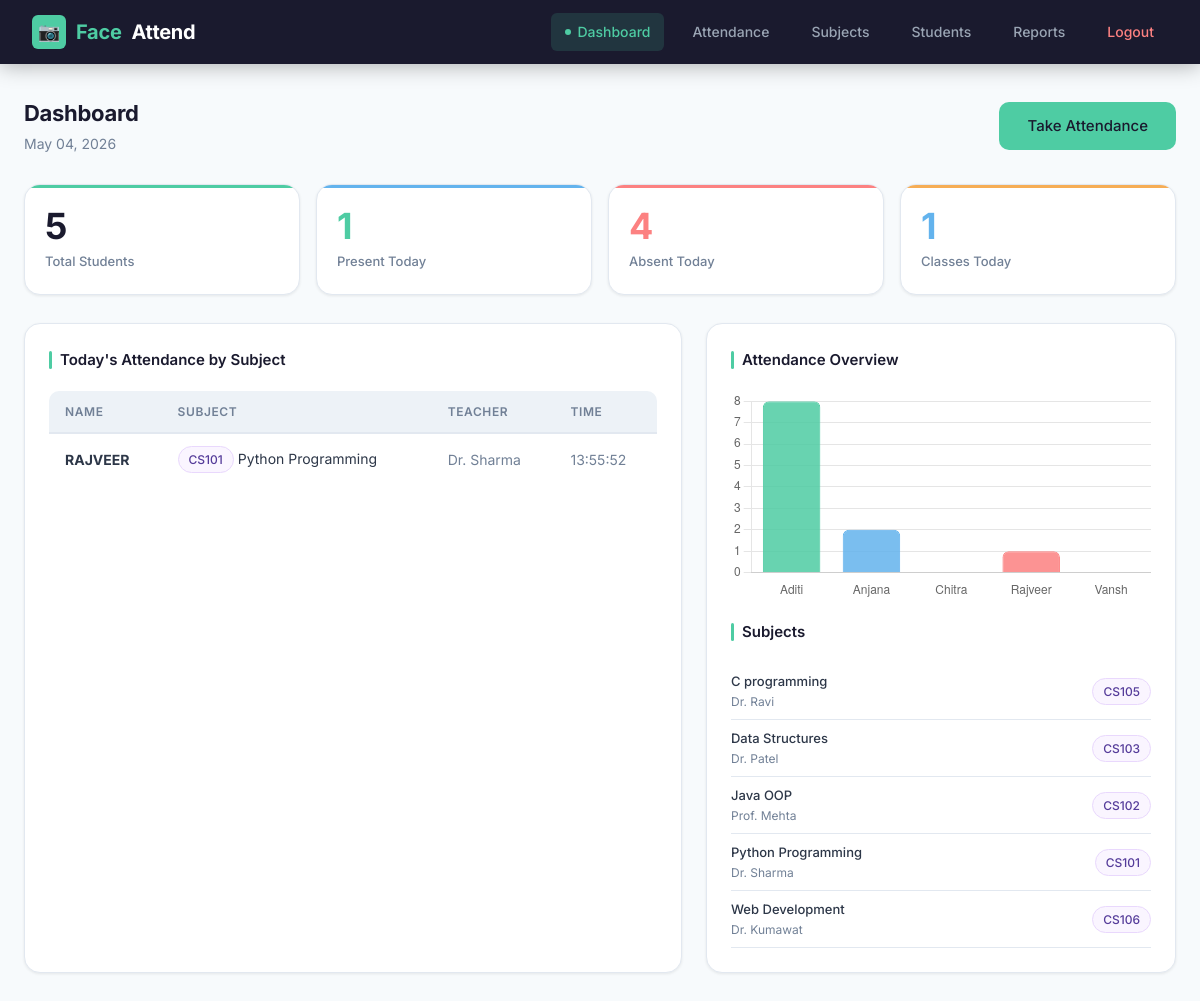
Before: /dashboard (signed in) with the older database file.
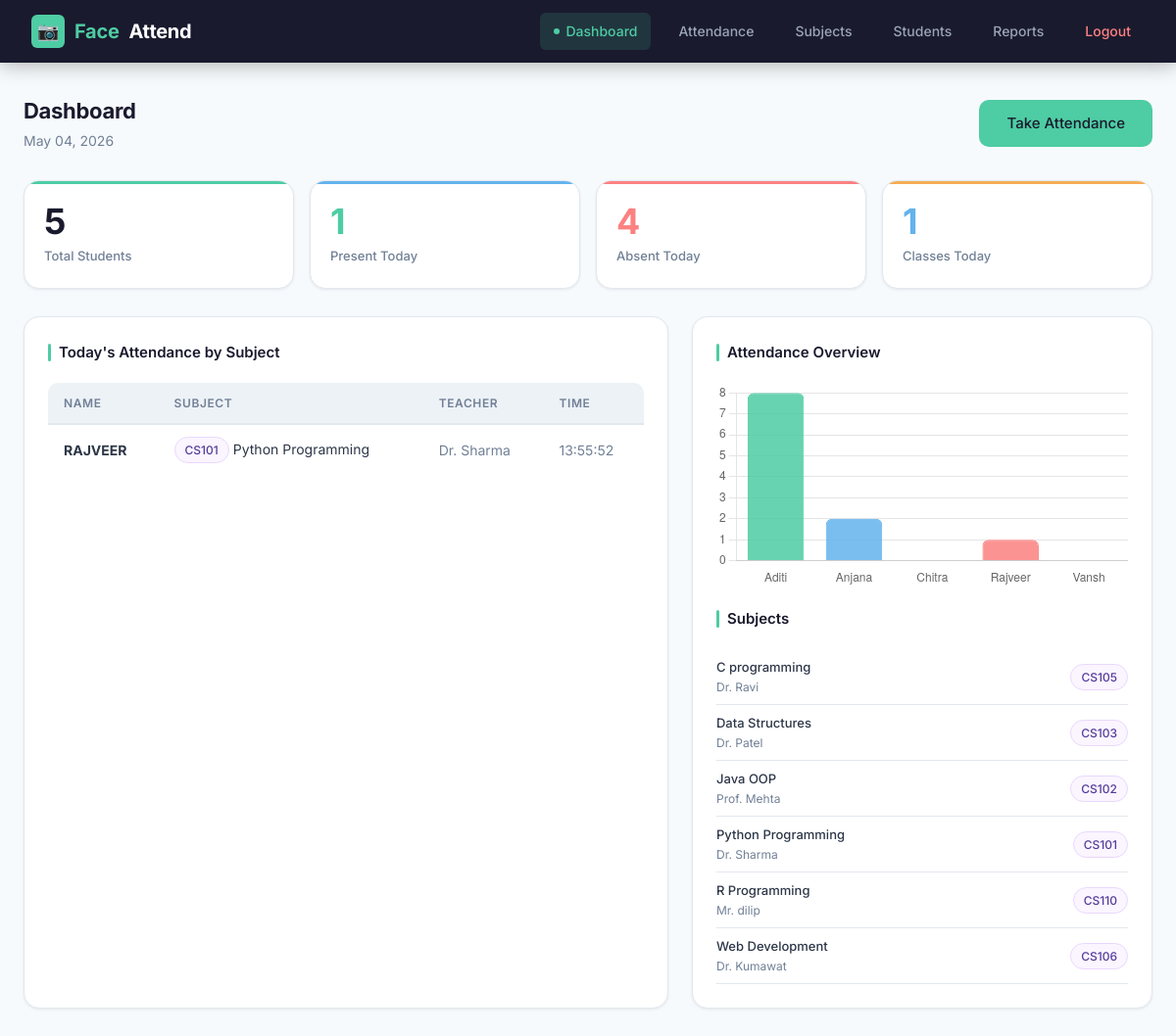
After: the same page with the newer database file.
### tables this page shows
CREATE TABLE attendance (
            id            INTEGER PRIMARY KEY AUTOINCREMENT,
            student_id    TEXT    NOT NULL,
            name          TEXT    NOT NULL,
            subject_code  TEXT    NOT NULL,
            subject_name  TEXT    NOT NULL,
            teacher_name  TEXT    NOT NULL,
            date          TEXT    NOT NULL,
            time          TEXT    NOT NULL,
            status        TEXT    NOT NULL DEFAULT 'Present',
            FOREIGN KEY (student_id)   REFERENCES students(student_id),
            FOREIGN KEY (subject_code) REFERENCES subjects(subject_code)
        );

CREATE TABLE subjects (
            id            INTEGER PRIMARY KEY AUTOINCREMENT,
            subject_code  TEXT    UNIQUE NOT NULL,
            subject_name  TEXT    NOT NULL,
            teacher_name  TEXT    NOT NULL,
            created_at    TEXT    NOT NULL
        );

### app.py (the view)
@app.route("/dashboard")
@login_required
def dashboard():
    subjects       = get_all_subjects()
    today_records  = get_attendance_today()
    total_students = len(get_all_students())
    total_present  = len(set(r["student_id"] for r in today_records))
    classes_today  = len(set(r["subject_code"] for r in today_records))
    summary        = get_subject_summary()
    return render_template("dashboard.html",
                           subjects=subjects,
                           today_records=today_records,
                           summary=summary,
                           total_students=total_students,
                           total_present=total_present,
                           classes_today=classes_today,
                           date=datetime.now().strftime("%B %d, %Y"))

### app.py (called while the page is built)
def login_required(f):
    from functools import wraps
    @wraps(f)
    def decorated(*args, **kwargs):
        if "logged_in" not in session:
            return redirect(url_for("login"))
        return f(*args, **kwargs)
    return decorated

### backend/database.py (called while the page is built)
def get_connection():
    conn = sqlite3.connect(DB_PATH)
    conn.row_factory = sqlite3.Row
    return conn

def get_all_subjects():
    conn = get_connection()
    cursor = conn.cursor()
    cursor.execute("SELECT * FROM subjects ORDER BY subject_name")
    subjects = cursor.fetchall()
    conn.close()
    return subjects

def get_all_students():
    conn = get_connection()
    cursor = conn.cursor()
    cursor.execute("SELECT * FROM students ORDER BY name")
    students = cursor.fetchall()
    conn.close()
    return students

### templates/dashboard.html (shortened to what the changed rows need)
{% extends "base.html" %}
{% block content %}
<div style="display:grid;grid-template-columns:1.4fr 1fr;gap:1.5rem">
  <div class="card" style="margin:0">
    {% if today_records %}
    <div class="table-wrap">
    <table>
      <thead><tr><th>Name</th><th>Subject</th><th>Teacher</th><th>Time</th></tr></thead>
      <tbody>
        {% for r in today_records %}
        <tr>
          <td><strong>{{ r.name }}</strong></td>
          <td><span class="badge badge-purple">{{ r.subject_code }}</span> {{ r.subject_name }}</td>
          <td style="color:var(--text-muted)">{{ r.teacher_name }}</td>
          <td style="color:var(--text-muted)">{{ r.time }}</td>
        </tr>
        {% endfor %}
      </tbody>
    </table>
    </div>
    {% else %}
    <div class="empty-state"><p>No attendance yet today.<br>Go to Attendance to start a session.</p></div>
    {% endif %}
  </div>
  <div class="card" style="margin:0">
    <div style="margin-top:1.2rem">
      {% for s in subjects %}
      <div style="display:flex;align-items:center;justify-content:space-between;padding:8px 0;border-bottom:0.5px solid var(--border)">
        <div>
          <div style="font-size:13px;font-weight:500">{{ s.subject_name }}</div>
          <div style="font-size:12px;color:var(--text-muted)">{{ s.teacher_name }}</div>
        </div>
        <span class="badge badge-purple">{{ s.subject_code }}</span>
      </div>
      {% else %}
      <p style="font-size:13px;color:var(--text-muted);padding:.5rem 0">No subjects yet. <a href="/subjects">Add subjects</a></p>
      {% endfor %}
    </div>
  </div>
</div>
{% endblock %}
{% block scripts %}
{% if summary %}
<script>
function getChartData() {
  var spans = document.querySelectorAll('#chart-data span');
  var labels = [], data = [];
  spans.forEach(function(s) {
    labels.push(s.getAttribute('data-name'));
    data.push(parseInt(s.getAttribute('data-count'), 10));
  });
  return { labels: labels, data: data };
}
function buildBarChart() {
  var ctx = document.getElementById('attendanceChart');
  if (!ctx || typeof Chart === 'undefined') return;
  var d = getChartData();   // ✅ FIXED — now declared first
  var hasData = d.data.some(function(v) { return v > 0; });
  if (!hasData) {
    ctx.outerHTML = '<p style="color:#718096;font-size:13px;text-align:center;padding:1rem">Mark attendance first to see chart</p>';
    return;
  }
  var colors = ['rgba(78,204,163,0.85)','rgba(99,179,237,0.85)',
                'rgba(246,173,85,0.85)','rgba(252,129,129,0.85)',
                'rgba(183,148,244,0.85)','rgba(104,211,145,0.85)'];
  new Chart(ctx, {
    type: 'bar',
    data: {
      labels: d.labels,
      datasets: [{
        label: 'Classes Attended',
        data: d.data,
        backgroundColor: colors,
        borderColor: colors.map(c => c.replace('0.85','1')),
        borderWidth: 1,
        borderRadius: 6
      }]
    },
    options: {
      responsive: true,
      plugins: { legend: { display: false } },
      scales: {
        y: { beginAtZero: true, ticks: { stepSize: 1 } },
        x: { grid: { display: false } }
      }
    }
  });
}
window.onload = buildBarChart;
</script>
{% endif %}
{% endblock %}

Changed rows visible on the page:
added subjects: subject_name "R Programming", teacher_name "Mr. dilip", subject_code "CS110"
